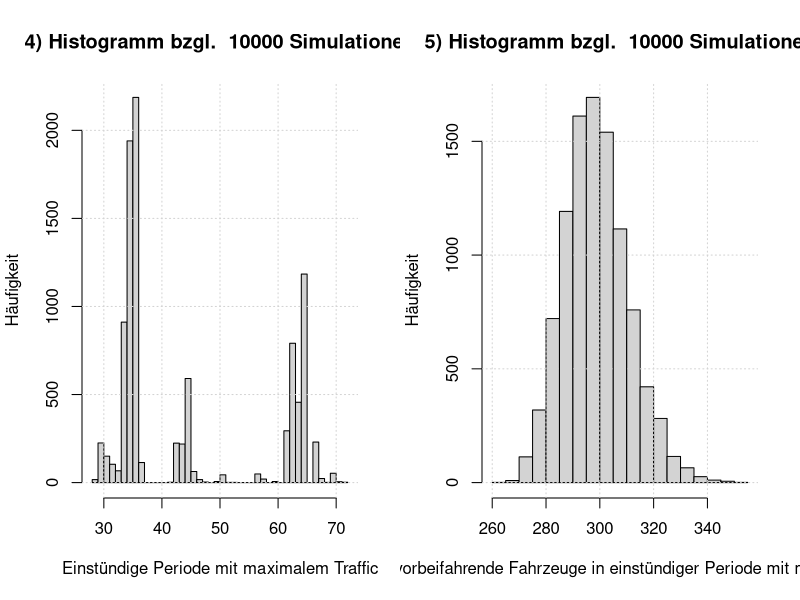
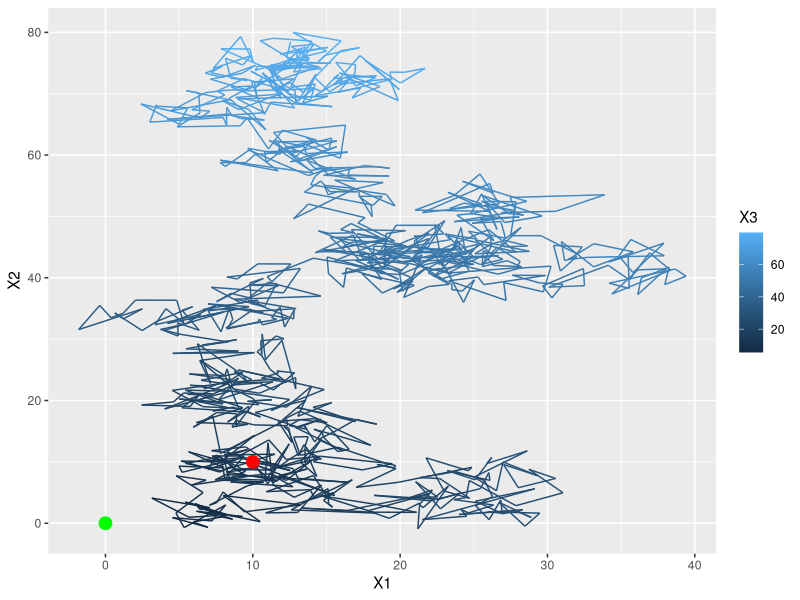
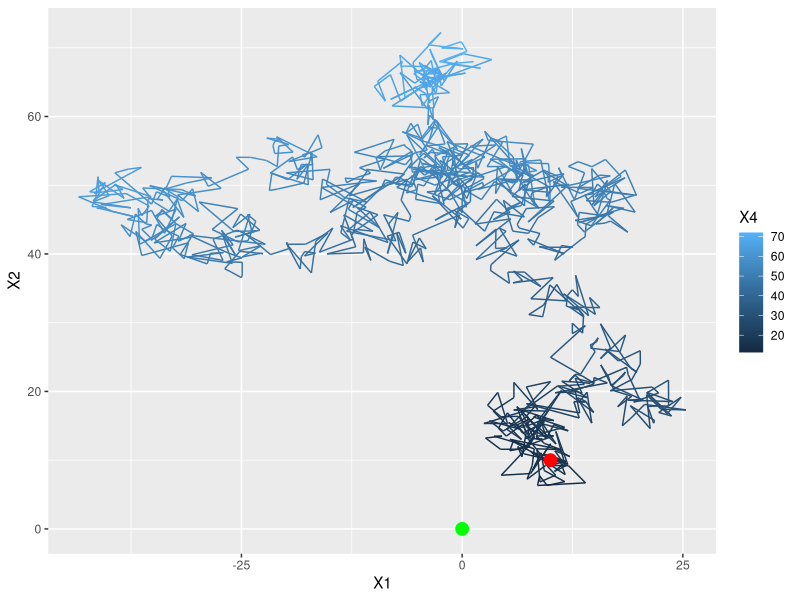
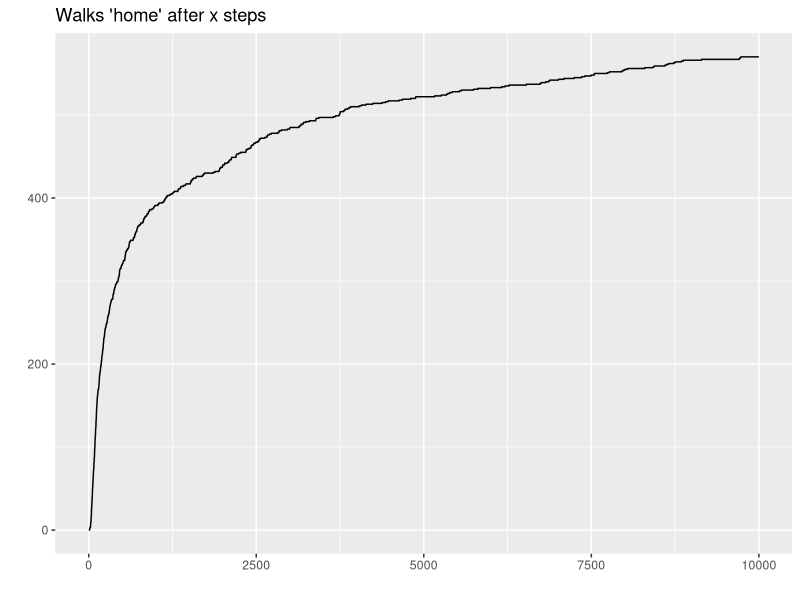
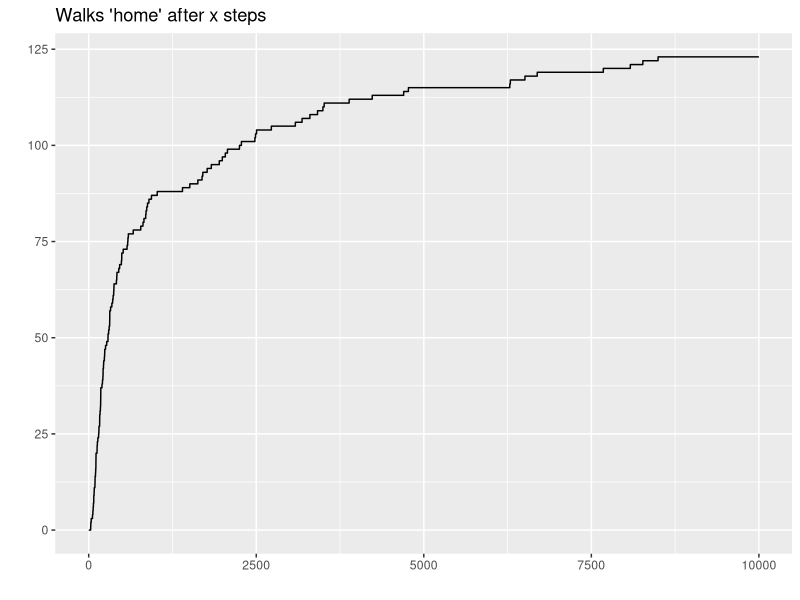

Write the R code that produced these figures, in order.
## ---- chunk 1
# Load libraries
# shit's getting serious
library('ggplot2')
## ---- chunk 2
# Read data
P <- as.matrix(read.csv("data/lungcancer.csv"))
nStates <- dim(P)[1]

# Sanity check
apply(P, 1, sum)
## ---- chunk 3
# Method 1
fnMCMeanSteps1 <- function(x, mu, P, tailProb = 0.01){
  # This function computes the mean number of steps needed to reach state x for
  # a Markov chain defined with initial distribution mu and transition matrix P.
  # 
  # Args:
  #   x:        Target state
  #   mu:       Initial distribution
  #   P:        Transition matrix
  #   tailProb: Tail probability to control approximation
  #   
  # Returns:
  #   Expected number of steps to reach state x for the first time
  
  # Step 0
  cumProbs <- mu[x]
  mean <- mu[x] * 0  # symbolic initialization
  
  # Step 1
  tempProb <- sum(mu[-x] * P[-x, x])
  cumProbs <- cumProbs + tempProb
  mean <- mean + tempProb * 1
  
  # Further steps
  PTilde <- diag(length(mu) - 1)  # initialize PTilde
  k <- 2
  
  while (1-cumProbs >= tailProb) {
    PTilde <- PTilde %*% P[-x, -x]  # Update PTilde
    tempProb <- mu[-x] %*% PTilde %*% P[-x, x]  # Get prob. of hitting time k
    cumProbs <- cumProbs + tempProb  # cumulate probability mass
    mean <- mean + tempProb * k  # update mean
    k <- k+1
  }
  
  # Return mean
  return(as.double(mean))
}
## ---- chunk 4
# Define initial distribution (always begin in state 23 (Lung))
mu <- rep(0, nStates)
mu[23] <- 1

# Expected steps to reach certain position
meanStepsBladder <- fnMCMeanSteps1(5, mu, P, tailProb = 10^-5)
meanStepsBrain <- fnMCMeanSteps1(7, mu, P, tailProb = 10^-5)
meanStepsHeart <- fnMCMeanSteps1(17, mu, P, tailProb = 10^-5)
## ---- chunk 5
# Method 2
fnMCMeanSteps2 <- function(x, mu, P, T = 1000){
  # This function computes the mean number of steps needed to reach state x for
  # a Markov chain defined with initial distribution mu and transition matrix P.
  # This method approximates the mean using 10'000 Markov chain simulations with
  # a maximum of T steps per simulation.
  # 
  # Args:
  #   x:  Target state
  #   mu: Initial distribution
  #   P:  Transition matrix
  #   T:  Maximum length of Markov chain
  #   
  # Returns:
  #   Expected number of steps to reach state x for the first time
  
  # Number of states and simulations
  nStates <- length(mu)
  nSim <- 10^4
  
  # Initialize matrix for markov chains
  matSteps <- matrix(nrow = nSim, ncol = T)
  
  # Sample initial state with mu
  matSteps[, 1] <- sample(1:nStates, nSim, replace = TRUE, prob = mu)
  
  # Write sub-function for state-dependend sampling to use with sapply
  fnMCStep <- function(state){
    return(sample(1:nStates, 1, prob = P[state, ]))
  }
  
  # Simulate markov chains
  for (i in 2:T){
    matSteps[, i] <- sapply(matSteps[, i-1], fnMCStep)
  }
  
  # Get steps needed to reach state x the first time for each simulation
  # Again, we use a sub-function that can be used with apply
  fnFirstTime <- function(mc){
    # Args:
    #   mc: markov chain (vector)
    
    return(which(mc == x)[1])  # returns NA, if state x is not reached at all
  }
  
  mean <- mean(apply(matSteps, 1, fnFirstTime), na.rm = TRUE)
  
  # Return mean
  return(mean)
}
## ---- chunk 6
N <- as.matrix(read.csv("data/traffic.csv", header = TRUE))

# Get vector of 96 data points
Nt <- as.vector(t(N[,2:5]))

# Calculate lambda tilde and lambda as function of t
lambdaTildeT <- Nt
lambdaT <- 1.2 * lambdaTildeT
## ---- chunk 7
fnSimulatePoisson <- function(lambda, n) {
  # This function simulates poisson values based on vector of parameters lambda
  # 
  # Args:
  #   lambda:   Vector of parameters for poisson distribution
  #   n:        Number of simulations
  #   
  # Returns:
  #   Simulated vectors as matrix, where every row is a simulation of one day
  #   therefore the matrix as n rows.
  
  # Get random poisson distributed values for n days
  vSimulated <- rpois(length(lambda)*n, lambda)
  
  # Split data into matrix of form: mSplitted[day, quarter-hour]
  # where day goes from 1 to n and quater-hour from 1 to 96
  mSplitted <- t(matrix(vSimulated, nrow=length(lambda), ncol=n))
  
  return(mSplitted)
}

# Define number of simulations
nSimulations = 10000

# Run poisson simulation, based on parameter values from traffic.csv
mSimulation <- fnSimulatePoisson(lambdaT, nSimulations)
## ---- chunk 8
## Task 1
meanCarsPerDay <- mean(rowSums(mSimulation))

## Task 2
thousandsCar <- NULL
for(i in 1:nSimulations) {
  # Calculate cumulative sums per day (per simulation)
  cumsumDay <- cumsum(mSimulation[i,])
  
  # It's not clear if floor should ne applies only for mean, or also here
  # However, in the end the results seems to be the same
  thousandsCar[i] <- floor(max(which(cumsumDay <= 1000))/4)
}

meanThousandsCar <- floor(mean(thousandsCar))

## Task 3
# Time between 1:30 and 1:45 is at position 7
meanCarsAtNightQuarter <- mean(as.vector(mSimulation[,7]))
# The result is 0, which we can easily explain as lambda is 0 in this timeslot
# More input data, to have a more precise model, would possibly change this

## Task 4/5
maxTrafficPeriodIndices <- NULL
maxTrafficPeriodValues <- NULL
for(i in 1:nSimulations) {
  # Calculate cumulative sums per day (per simulation)
  cumsumDay <- cumsum(mSimulation[i,])
  
  # Initialize new vector
  sumHourlyPeriod <- NULL
  
  # Run from 0.0 to 23.0
  for(j in 1:(length(cumsumDay)-4)) {
    sumHourlyPeriod[j] <- cumsumDay[j+4] - cumsumDay[j]
  }
  
  # Get maximum position and store in vector
  maxTrafficPeriodIndices[i] <- which.max(sumHourlyPeriod)
  maxTrafficPeriodValues[i] <- max(sumHourlyPeriod)
}

par(mfrow = c(1,2))

hist(maxTrafficPeriodIndices,
     breaks = max(maxTrafficPeriodIndices)-min(maxTrafficPeriodIndices),
     main = paste("4) Histogramm bzgl. ", nSimulations, "Simulationen"),
     xlab = "Einstündige Periode mit maximalem Traffic", ylab = "Häufigkeit")
grid()
# where eg. 30 is the time period between 07:15 - 08:15,
# 31 is 07:30 - 08:30, and so on

hist(maxTrafficPeriodValues,
     main = paste("5) Histogramm bzgl. ", nSimulations, "Simulationen"),
     xlab = paste("Anzahl der vorbeifahrende Fahrzeuge in einstündiger Periode",
                  "mit maximalem Traffic"),
     ylab = "Häufigkeit")
grid()
## ---- chunk 9
# check if library is there
require('ggplot2')

fnRandomWalk <- function(d, x, N, R) {
  # This function generates a random walk of dimension d
  #
  #
  dfWalk = data.frame(matrix(nrow=N, ncol=d+1))
  
  n=1
  pos=x
  dfWalk[1,1:d] = pos
  dist = sqrt(sum(pos*pos))
  dfWalk[1,d+1] = dist
  
  while(n<N && R<dist) {
    # Thi is the loop handling the random walk
    rstep <- c(round(rnorm(d),2))
    pos = pos+rstep
    dist <- sqrt(sum(pos*pos))
    dfWalk[n+1,1:d] = pos+rstep
    dfWalk[n+1,d+1] = dist
    n = n+1 
  }
  # na.omit ist necessary to handle random walks exiting after n<N (made it home)
  return(na.omit(dfWalk))
}

set.seed(2567)
humanWalk <- fnRandomWalk(2, c(10,10), 1000, 3)
birdWalk <- fnRandomWalk(3, c(10,10,10), 1000, 3)
## ---- chunk 10
# Plotting human random walk
start <- data.frame(X=10, Y=10, Z=10)
goal <- data.frame(X=0, Y=0, Z=10)
p1 <- ggplot(humanWalk, aes(x=X1, y=X2, color=X3)) +
    geom_path() +
    geom_point(data=start,aes(X,Y),colour='red',size=4) +
    geom_point(data=goal,aes(X,Y),colour='green',size=4)
p1
## ---- chunk 11
# Plotting bird random walk
birdWalk <- fnRandomWalk(3, c(10,10,10), 1000, 3)
p2 <- ggplot(birdWalk, aes(x=X1, y=X2, color=X4)) +
    geom_path() +
    geom_point(data=start,aes(X,Y),colour='red',size=4) +
    geom_point(data=goal,aes(X,Y),colour='green',size=4)
p2

## ---- chunk 12

a <- proc.time()
set.seed(4579)
walks <- 1000
steps <- 10000
length <- 10000
startpos <- c(10,10,10)
R <- 3

randValsX <- matrix(rnorm(walks*steps,0,1),nrow=walks,ncol=steps)
randValsY <- matrix(rnorm(walks*steps,0,1),nrow=walks,ncol=steps)
randValsZ <- matrix(rnorm(walks*steps,0,1),nrow=walks,ncol=steps)
randValsX[,1] <- startpos[1]
randValsY[,1] <- startpos[2]
randValsZ[,1] <- startpos[3]
randValsX <- t(apply(randValsX,1,cumsum))
randValsY <- t(apply(randValsY,1,cumsum))
randValsZ <- t(apply(randValsZ,1,cumsum))

WalksH <- sqrt((randValsX^2)+(randValsY^2)) < R
WalksB <- sqrt(((randValsX^2)+(randValsY^2)+(randValsZ^2))) < R

fnWalkIn <- function(slice) {
  len <- length(slice)
  first <- match(1,slice)
  if(is.finite(first)) {
    slice[first:len] <- 1
  }
  return(slice)
}

WalksH <- t(apply(WalksH,1,fnWalkIn))
WalksB <- t(apply(WalksB,1,fnWalkIn))

b <- proc.time()
b-a
WalksInH <- apply(WalksH,2,sum)
WalksInB <- apply(WalksB,2,sum)

####################################
## ---- chunk 13
H <- qplot(x=1:length(WalksInH), y=WalksInH,geom="line", xlab="", ylab="",
      main="Walks 'home' after x steps")
B <- qplot(x=1:length(WalksInB), y=WalksInB,geom="line", xlab="", ylab="",
      main="Walks 'home' after x steps")
H
B

## ---- chunk 14
#Lalalalala




## ---- chunk 15

## Black-Scholes


## Monte Carlo


## Euler
